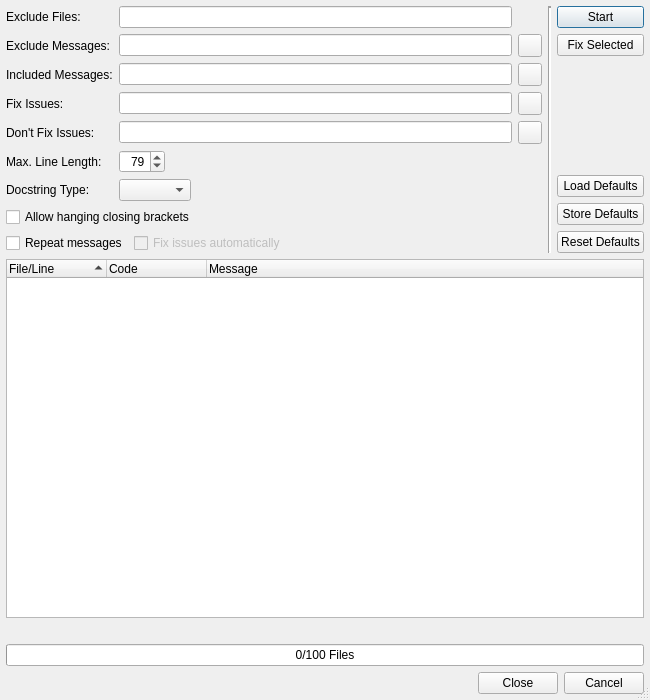
<?xml version="1.0" encoding="UTF-8"?>
<ui version="4.0">
 <class>CodeStyleCheckerDialog</class>
 <widget class="QDialog" name="CodeStyleCheckerDialog">
  <property name="geometry">
   <rect>
    <x>0</x>
    <y>0</y>
    <width>650</width>
    <height>700</height>
   </rect>
  </property>
  <property name="windowTitle">
   <string>Code Style Check Result</string>
  </property>
  <property name="whatsThis">
   <string>&lt;b&gt;Code Style Check Results&lt;/b&gt;
&lt;p&gt;This dialog shows the results of the code style check. Double clicking an
entry will open an editor window and position the cursor at the respective line and position.&lt;/p&gt;</string>
  </property>
  <property name="sizeGripEnabled">
   <bool>true</bool>
  </property>
  <layout class="QVBoxLayout" name="verticalLayout_2">
   <item>
    <widget class="QFrame" name="filterFrame">
     <property name="frameShape">
      <enum>QFrame::NoFrame</enum>
     </property>
     <layout class="QGridLayout" name="gridLayout">
      <property name="leftMargin">
       <number>0</number>
      </property>
      <property name="topMargin">
       <number>0</number>
      </property>
      <property name="rightMargin">
       <number>0</number>
      </property>
      <property name="bottomMargin">
       <number>0</number>
      </property>
      <item row="0" column="0">
       <widget class="QLabel" name="label_2">
        <property name="text">
         <string>Exclude Files:</string>
        </property>
       </widget>
      </item>
      <item row="0" column="1">
       <widget class="E5ClearableLineEdit" name="excludeFilesEdit">
        <property name="toolTip">
         <string>Enter filename patterns of files to be excluded separated by a comma</string>
        </property>
       </widget>
      </item>
      <item row="0" column="3" rowspan="9">
       <widget class="Line" name="line">
        <property name="lineWidth">
         <number>2</number>
        </property>
        <property name="orientation">
         <enum>Qt::Vertical</enum>
        </property>
       </widget>
      </item>
      <item row="0" column="4" rowspan="9">
       <layout class="QVBoxLayout" name="verticalLayout">
        <item>
         <widget class="QPushButton" name="startButton">
          <property name="toolTip">
           <string>Press to start the code style check run</string>
          </property>
          <property name="text">
           <string>Start</string>
          </property>
         </widget>
        </item>
        <item>
         <widget class="QPushButton" name="fixButton">
          <property name="toolTip">
           <string>Press to fix the selected issues</string>
          </property>
          <property name="text">
           <string>Fix Selected</string>
          </property>
         </widget>
        </item>
        <item>
         <spacer name="verticalSpacer">
          <property name="orientation">
           <enum>Qt::Vertical</enum>
          </property>
          <property name="sizeHint" stdset="0">
           <size>
            <width>20</width>
            <height>18</height>
           </size>
          </property>
         </spacer>
        </item>
        <item>
         <widget class="QPushButton" name="loadDefaultButton">
          <property name="toolTip">
           <string>Press to load the default values</string>
          </property>
          <property name="text">
           <string>Load Defaults</string>
          </property>
         </widget>
        </item>
        <item>
         <widget class="QPushButton" name="storeDefaultButton">
          <property name="toolTip">
           <string>Press to store the current values as defaults</string>
          </property>
          <property name="text">
           <string>Store Defaults</string>
          </property>
         </widget>
        </item>
        <item>
         <widget class="QPushButton" name="resetDefaultButton">
          <property name="toolTip">
           <string>Press to reset the default values</string>
          </property>
          <property name="text">
           <string>Reset Defaults</string>
          </property>
         </widget>
        </item>
       </layout>
      </item>
      <item row="1" column="0">
       <widget class="QLabel" name="label">
        <property name="text">
         <string>Exclude Messages:</string>
        </property>
       </widget>
      </item>
      <item row="1" column="1">
       <widget class="E5ClearableLineEdit" name="excludeMessagesEdit">
        <property name="toolTip">
         <string>Enter message codes or categories to be excluded separated by a comma</string>
        </property>
       </widget>
      </item>
      <item row="1" column="2">
       <widget class="QToolButton" name="excludeMessagesSelectButton">
        <property name="toolTip">
         <string>Press to select the message codes from a list</string>
        </property>
       </widget>
      </item>
      <item row="2" column="0">
       <widget class="QLabel" name="label_3">
        <property name="text">
         <string>Included Messages:</string>
        </property>
       </widget>
      </item>
      <item row="2" column="1">
       <widget class="E5ClearableLineEdit" name="includeMessagesEdit">
        <property name="toolTip">
         <string>Enter message codes or categories to be included separated by a comma</string>
        </property>
       </widget>
      </item>
      <item row="2" column="2">
       <widget class="QToolButton" name="includeMessagesSelectButton">
        <property name="toolTip">
         <string>Press to select the message codes from a list</string>
        </property>
       </widget>
      </item>
      <item row="3" column="0">
       <widget class="QLabel" name="label_4">
        <property name="text">
         <string>Fix Issues:</string>
        </property>
       </widget>
      </item>
      <item row="3" column="1">
       <widget class="E5ClearableLineEdit" name="fixIssuesEdit">
        <property name="toolTip">
         <string>Enter message codes of issues to be fixed automatically (leave empty to fix all)</string>
        </property>
       </widget>
      </item>
      <item row="3" column="2">
       <widget class="QToolButton" name="fixIssuesSelectButton">
        <property name="toolTip">
         <string>Press to select the message codes from a list</string>
        </property>
       </widget>
      </item>
      <item row="4" column="0">
       <widget class="QLabel" name="label_6">
        <property name="text">
         <string>Don't Fix Issues:</string>
        </property>
       </widget>
      </item>
      <item row="4" column="1">
       <widget class="E5ClearableLineEdit" name="noFixIssuesEdit">
        <property name="toolTip">
         <string>Enter message codes of issues not to be fixed automatically</string>
        </property>
       </widget>
      </item>
      <item row="4" column="2">
       <widget class="QToolButton" name="noFixIssuesSelectButton">
        <property name="toolTip">
         <string>Press to select the message codes from a list</string>
        </property>
       </widget>
      </item>
      <item row="5" column="0">
       <widget class="QLabel" name="label_5">
        <property name="text">
         <string>Max. Line Length:</string>
        </property>
       </widget>
      </item>
      <item row="5" column="1" colspan="2">
       <layout class="QHBoxLayout" name="horizontalLayout_3">
        <item>
         <widget class="QSpinBox" name="lineLengthSpinBox">
          <property name="statusTip">
           <string>Enter the maximum allowed line length (PEP-8: 79 characters)</string>
          </property>
          <property name="alignment">
           <set>Qt::AlignRight|Qt::AlignTrailing|Qt::AlignVCenter</set>
          </property>
          <property name="minimum">
           <number>60</number>
          </property>
          <property name="maximum">
           <number>119</number>
          </property>
          <property name="value">
           <number>79</number>
          </property>
         </widget>
        </item>
        <item>
         <spacer name="horizontalSpacer_3">
          <property name="orientation">
           <enum>Qt::Horizontal</enum>
          </property>
          <property name="sizeHint" stdset="0">
           <size>
            <width>40</width>
            <height>20</height>
           </size>
          </property>
         </spacer>
        </item>
       </layout>
      </item>
      <item row="6" column="0">
       <widget class="QLabel" name="label_7">
        <property name="text">
         <string>Docstring Type:</string>
        </property>
       </widget>
      </item>
      <item row="6" column="1" colspan="2">
       <layout class="QHBoxLayout" name="horizontalLayout_4">
        <item>
         <widget class="QComboBox" name="docTypeComboBox">
          <property name="toolTip">
           <string>Select the rule set for docstrings</string>
          </property>
         </widget>
        </item>
        <item>
         <spacer name="horizontalSpacer_4">
          <property name="orientation">
           <enum>Qt::Horizontal</enum>
          </property>
          <property name="sizeHint" stdset="0">
           <size>
            <width>40</width>
            <height>20</height>
           </size>
          </property>
         </spacer>
        </item>
       </layout>
      </item>
      <item row="7" column="0" colspan="3">
       <layout class="QHBoxLayout" name="horizontalLayout_2">
        <item>
         <widget class="QCheckBox" name="hangClosingCheckBox">
          <property name="toolTip">
           <string>Select to allow hanging closing brackets</string>
          </property>
          <property name="text">
           <string>Allow hanging closing brackets</string>
          </property>
         </widget>
        </item>
        <item>
         <spacer name="horizontalSpacer_2">
          <property name="orientation">
           <enum>Qt::Horizontal</enum>
          </property>
          <property name="sizeHint" stdset="0">
           <size>
            <width>40</width>
            <height>20</height>
           </size>
          </property>
         </spacer>
        </item>
       </layout>
      </item>
      <item row="8" column="0" colspan="3">
       <layout class="QHBoxLayout" name="horizontalLayout">
        <item>
         <widget class="QCheckBox" name="repeatCheckBox">
          <property name="toolTip">
           <string>Select to repeat each message type</string>
          </property>
          <property name="text">
           <string>Repeat messages</string>
          </property>
         </widget>
        </item>
        <item>
         <widget class="QCheckBox" name="fixIssuesCheckBox">
          <property name="enabled">
           <bool>false</bool>
          </property>
          <property name="toolTip">
           <string>Select to fix some issues</string>
          </property>
          <property name="text">
           <string>Fix issues automatically</string>
          </property>
         </widget>
        </item>
        <item>
         <spacer name="horizontalSpacer">
          <property name="orientation">
           <enum>Qt::Horizontal</enum>
          </property>
          <property name="sizeHint" stdset="0">
           <size>
            <width>40</width>
            <height>20</height>
           </size>
          </property>
         </spacer>
        </item>
       </layout>
      </item>
     </layout>
     <zorder>label_2</zorder>
     <zorder>excludeFilesEdit</zorder>
     <zorder>line</zorder>
     <zorder>label</zorder>
     <zorder>excludeMessagesEdit</zorder>
     <zorder>excludeMessagesSelectButton</zorder>
     <zorder>label_3</zorder>
     <zorder>includeMessagesEdit</zorder>
     <zorder>includeMessagesSelectButton</zorder>
     <zorder>label_4</zorder>
     <zorder>fixIssuesEdit</zorder>
     <zorder>fixIssuesSelectButton</zorder>
     <zorder>label_6</zorder>
     <zorder>noFixIssuesEdit</zorder>
     <zorder>noFixIssuesSelectButton</zorder>
     <zorder>label_5</zorder>
     <zorder></zorder>
     <zorder>label_7</zorder>
    </widget>
   </item>
   <item>
    <widget class="QTreeWidget" name="resultList">
     <property name="whatsThis">
      <string>&lt;b&gt;Result List&lt;/b&gt;
&lt;p&gt;This list shows the results of the code style check. Double clicking
an entry will open this entry in an editor window and position the cursor at
the respective line and position.&lt;/p&gt;</string>
     </property>
     <property name="alternatingRowColors">
      <bool>true</bool>
     </property>
     <property name="selectionMode">
      <enum>QAbstractItemView::ExtendedSelection</enum>
     </property>
     <property name="sortingEnabled">
      <bool>true</bool>
     </property>
     <column>
      <property name="text">
       <string>File/Line</string>
      </property>
     </column>
     <column>
      <property name="text">
       <string>Code</string>
      </property>
     </column>
     <column>
      <property name="text">
       <string>Message</string>
      </property>
     </column>
    </widget>
   </item>
   <item>
    <widget class="E5SqueezeLabelPath" name="checkProgressLabel">
     <property name="sizePolicy">
      <sizepolicy hsizetype="Expanding" vsizetype="Preferred">
       <horstretch>0</horstretch>
       <verstretch>0</verstretch>
      </sizepolicy>
     </property>
     <property name="text">
      <string/>
     </property>
    </widget>
   </item>
   <item>
    <widget class="QProgressBar" name="checkProgress">
     <property name="toolTip">
      <string>Shows the progress of the code style check</string>
     </property>
     <property name="value">
      <number>0</number>
     </property>
     <property name="orientation">
      <enum>Qt::Horizontal</enum>
     </property>
     <property name="format">
      <string>%v/%m Files</string>
     </property>
    </widget>
   </item>
   <item>
    <widget class="QDialogButtonBox" name="buttonBox">
     <property name="orientation">
      <enum>Qt::Horizontal</enum>
     </property>
     <property name="standardButtons">
      <set>QDialogButtonBox::Cancel|QDialogButtonBox::Close</set>
     </property>
    </widget>
   </item>
  </layout>
 </widget>
 <layoutdefault spacing="6" margin="6"/>
 <pixmapfunction>qPixmapFromMimeSource</pixmapfunction>
 <customwidgets>
  <customwidget>
   <class>E5SqueezeLabelPath</class>
   <extends>QLabel</extends>
   <header>E5Gui/E5SqueezeLabels.h</header>
  </customwidget>
  <customwidget>
   <class>E5ClearableLineEdit</class>
   <extends>QLineEdit</extends>
   <header>E5Gui/E5LineEdit.h</header>
  </customwidget>
 </customwidgets>
 <tabstops>
  <tabstop>startButton</tabstop>
  <tabstop>loadDefaultButton</tabstop>
  <tabstop>excludeFilesEdit</tabstop>
  <tabstop>excludeMessagesEdit</tabstop>
  <tabstop>excludeMessagesSelectButton</tabstop>
  <tabstop>includeMessagesEdit</tabstop>
  <tabstop>includeMessagesSelectButton</tabstop>
  <tabstop>fixIssuesEdit</tabstop>
  <tabstop>fixIssuesSelectButton</tabstop>
  <tabstop>noFixIssuesEdit</tabstop>
  <tabstop>noFixIssuesSelectButton</tabstop>
  <tabstop>lineLengthSpinBox</tabstop>
  <tabstop>hangClosingCheckBox</tabstop>
  <tabstop>repeatCheckBox</tabstop>
  <tabstop>fixIssuesCheckBox</tabstop>
  <tabstop>storeDefaultButton</tabstop>
  <tabstop>resultList</tabstop>
  <tabstop>fixButton</tabstop>
  <tabstop>resetDefaultButton</tabstop>
  <tabstop>buttonBox</tabstop>
 </tabstops>
 <resources/>
 <connections>
  <connection>
   <sender>repeatCheckBox</sender>
   <signal>toggled(bool)</signal>
   <receiver>fixIssuesCheckBox</receiver>
   <slot>setEnabled(bool)</slot>
   <hints>
    <hint type="sourcelabel">
     <x>121</x>
     <y>153</y>
    </hint>
    <hint type="destinationlabel">
     <x>186</x>
     <y>160</y>
    </hint>
   </hints>
  </connection>
 </connections>
</ui>
